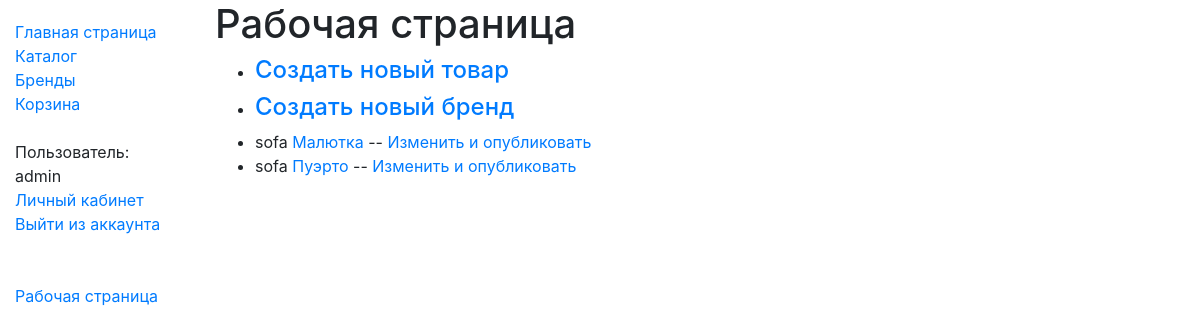
The app's page /catalog/workers_page/ (signed in), older data.
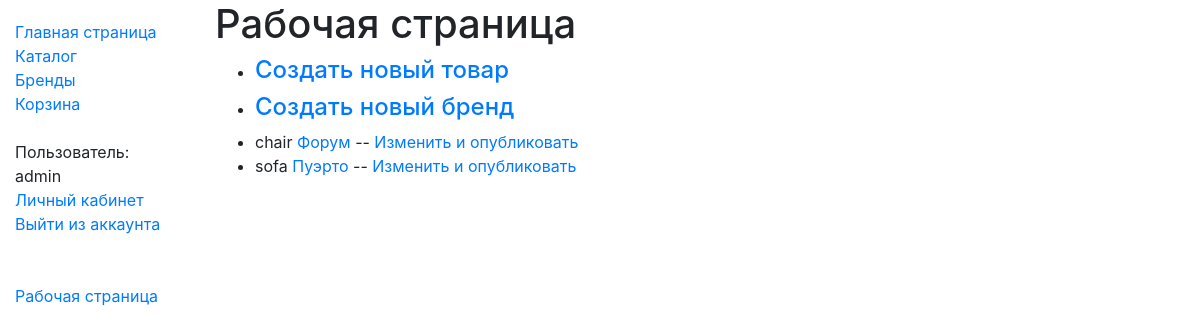
The same page, newer data.
### catalog/models.py (models this page shows, shortened)
class Furniture(models.Model):
    name = models.CharField(max_length=200)
    brand = models.ForeignKey('Brand', on_delete=models.SET_NULL, null=True)
    description = models.TextField(max_length=1000, help_text="Описание продукта")
    isbn = models.CharField('ISBN', max_length=13,
                            help_text='13 Character <a href="https://www.isbn-international.org/content/what-isbn">ISBN number</a>')
    type = models.ManyToManyField(Type, help_text="Выберите тип продукта")
    published = models.BooleanField(default=False, help_text="Опубликовано")
    image = models.CharField(max_length=500, help_text="Изображение продукта", null=True)
    price = models.DecimalField(max_digits=6, decimal_places=2, default=1000.20)
    def get_absolute_url(self):
        return reverse('furniture-detail', args=[str(self.id)])
    def display_type(self):
        return ', '.join(type.name for type in self.type.all()[:3])
    display_type.short_description = 'type'
    class Meta:
        ordering = ['brand']

class Type(models.Model):
    name = models.CharField(max_length=200, help_text="Enter the product type")
    def __str__(self):
        return self.name

### catalog/views.py (the view)
# urls.py: path('workers_page/', views.WorkersPageListView.as_view(), name='workers-page'),
class WorkersPageListView(PermissionRequiredMixin, generic.ListView):
    model = Furniture
    template_name = 'catalog/workers_page.html'
    permission_required = ('catalog.worker',)
    def get_queryset(self):
        return Furniture.objects.filter(published=False)

### catalog/templates/catalog/workers_page.html
{% extends "base_generic.html" %}
{% block content %}
    <h1>Рабочая страница</h1>
    {% if furniture_list %}
    <ul>
        <li><h4> <a href="{% url 'furniture-create' %}"> Создать новый товар </a> </h4></li>
        <li><h4> <a href="{% url 'brand-create' %}"> Создать новый бренд </a> </h4></li>
      {% for furniture in furniture_list %}
      <li>
          {{furniture.type.first}}
          <a href="{{ furniture.get_absolute_url }}">{{furniture.name}}</a>
          {% if perms.catalog.worker %}
           -- <a href="{% url 'furniture-update' furniture.id %}"> Изменить и опубликовать</a>
          {% endif %}
      </li>
      {% endfor %}
    </ul>
    {% else %}
      <p>Нет товаров на проверку!</p>
    {% endif %}
{% endblock %}

Row changes from the older to the newer data that the page shows:
no longer on this page (row edited): Furniture: type.first "sofa", name "Малютка"
now on this page (row edited): Furniture: type.first "chair", name "Форум"
